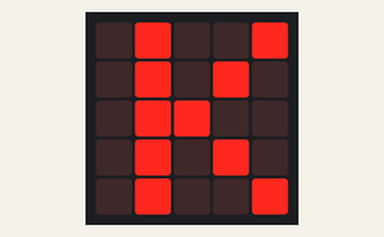
A program run on a simulated BBC micro:bit (MakeCode). Parts: the board's 5×5 LED display.

Above: at 0.1 s.
At 1.5 s:
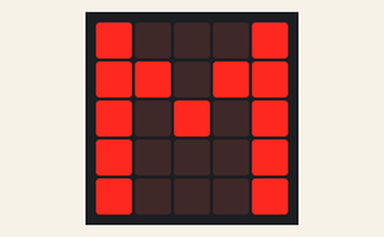

The program:

main.ts
```typescript
basic.forever(function () {
    basic.showLeds(`
        . # . . #
        . # . # .
        . # # . .
        . # . # .
        . # . . #
        `)
    basic.pause(1000)
    basic.showLeds(`
        # . . . #
        # # . # #
        # . # . #
        # . . . #
        # . . . #
        `)
    basic.pause(1000)
})
```

test.ts
```typescript
// ide kerülnek a tesztek; a rendszer ezt nem kompilálja, ha a csomagot bővítményként használják.
```

Measured:
- what the display in image 1 shows lasts 1.4 s, from 1.4 s to 2.8 s
